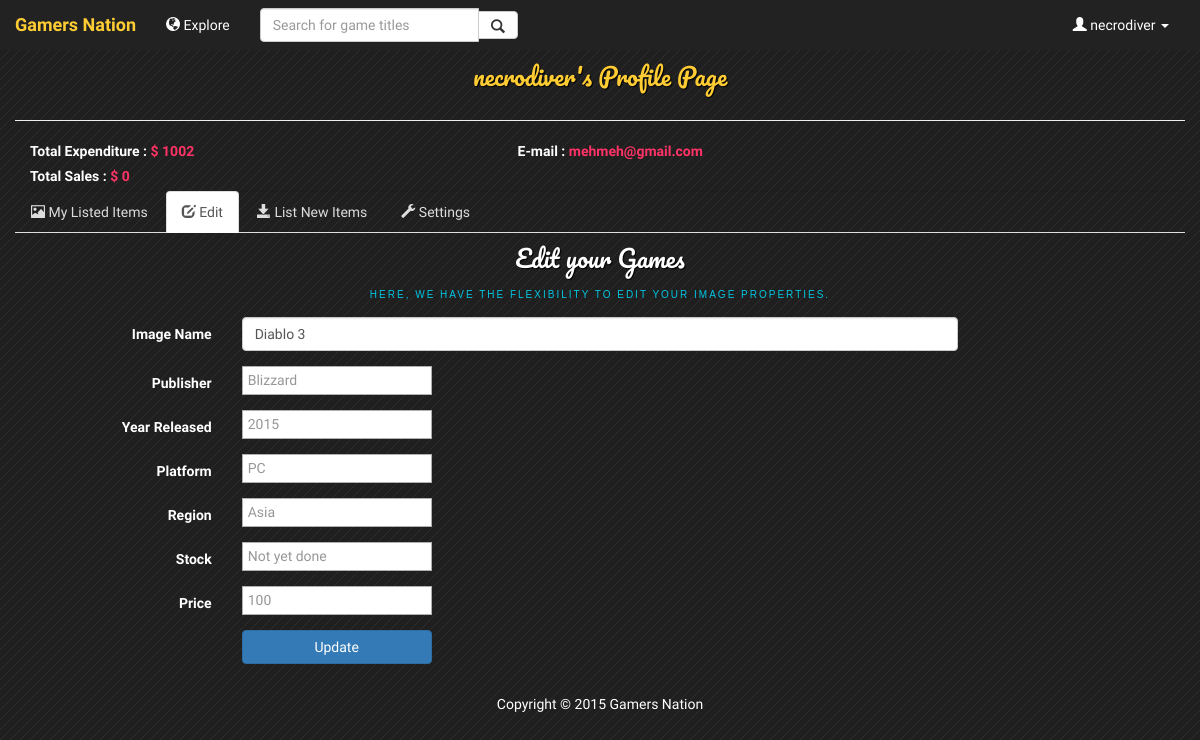
Page /imgedit.php?id=1 (signed in) on the committed database.
### tables this page shows
CREATE TABLE `user` (
  `UserID` varchar(255) NOT NULL,
  `Hashed_Password` varchar(255) DEFAULT NULL,
  `Email` varchar(255) DEFAULT NULL,
  `Salt` varchar(255) DEFAULT NULL
);

CREATE TABLE `supplier` (
  `UserID` varchar(255) NOT NULL DEFAULT '',
  `Total_Sales` float DEFAULT NULL
);

CREATE TABLE `buyer` (
  `UserID` varchar(255) NOT NULL DEFAULT '',
  `Total_Expenditure` float DEFAULT NULL
);

CREATE TABLE `game` (
  `GameID` int(11) NOT NULL,
  `Title` varchar(255) DEFAULT NULL,
  `Publisher` varchar(255) DEFAULT NULL,
  `Year_Released` int(11) DEFAULT NULL,
  `Platform` varchar(255) DEFAULT NULL,
  `Region` varchar(255) DEFAULT NULL,
  `Price` float DEFAULT NULL,
  `ImagePath` varchar(500) NOT NULL
);

### imgedit.php (the view, shortened to what this page needs)
<html>
    <head>
        <link href="css/bootstrap.min.css" rel="stylesheet">
        <link href="css/main.css" rel="stylesheet"/>
    </head>
    <?php include 'header.inc.php'; ?>
    <body>
        <?php
        $imgid = $_GET['id'];
        $imgname = $imgdesc = $imgtype = "";
        $sql = "SELECT * FROM game WHERE GameID = " . $imgid;
        if ($result = mysqli_query($connection, $sql))
		{
            while ($row = mysqli_fetch_assoc($result))
			{
                $imgname = $row['Title'];
				$imgPublisher = $row['Publisher'];
				$imgYearReleased = $row['Year_Released'];
				$imgPlatform = $row['Platform'];
				$imgRegion = $row['Region'];
				$imgPrice = $row['Price'];
            }
        }
        $imgnameErr = "";
        $imgnamevalid = $imgdescvalid = $imgtypevalid = true;
        ?>
        <div class="container-fluid">
            <?php include '/include/userdetail.inc.php'; ?>
            <?php include '/include/mainNav.inc.php'; ?>
        </div>
        <div class="container">
        <div class="content">
            <h1>Edit your Games
                <span>Here, We have the flexibility to edit your Image Properties.</span></h1>
            <form class="form-horizontal" id="Updateimage" role="form" method="post" action="<?php echo htmlspecialchars($_SERVER["PHP_SELF"]) . "?id=" . $imgid; ?>">
                <div class="form-group">
                    <label class="col-sm-2 control-label" for="imgname">Image Name</label>
                    <div class="col-sm-8">
                        <input class="form-control" type="text" id="imgname" name="imgname"
                               placeholder="<?php
                               if ($imgnameErr != "") {
                                   echo $imgnameErr;
                               }
                               ?>"
                               value="<?php
                               if ($imgnamevalid) {
                                   echo htmlspecialchars($imgname);
                               }
                               ?>">
                    </div>
                </div>
                <div class="form-group">
                    <label for="Publisher" class="col-sm-2 control-label">Publisher</label>
                    <div class="col-sm-8">
                        <input type="text" name="Publisher" id="Publisher" form="Updateimage" value="<?php echo ($imgPublisher );?>">
                    </div>
                </div>
				<div class="form-group">
                    <label for="YearReleased" class="col-sm-2 control-label">Year Released</label>
                    <div class="col-sm-8">
                        <input type="text" name="YearReleased" id="YearReleased" form="Updateimage" value="<?php echo ($imgYearReleased );?>">
                    </div>
                </div>
                <div class="form-group">
                    <label for="Platform" class="col-sm-2 control-label">Platform</label>
                    <div class="col-sm-8">
                        <input type="text" name="Platform" id="Platform" form="Updateimage" value="<?php echo ($imgPlatform );?>">
                    </div>
                </div>
				<div class="form-group">
                    <label for="Region" class="col-sm-2 control-label">Region</label>
                    <div class="col-sm-8">
                        <input type="text" name="Region" id="Region" form="Updateimage" value="<?php echo ($imgRegion );?>">
                    </div>
                </div>
                <div class="form-group">
                    <label for="Stock" class="col-sm-2 control-label">Stock</label>
                    <div class="col-sm-8">
                        <input type="text" name="Stock" id="Stock" form="Updateimage" value="Not yet done">
                    </div>
                </div>
 				<div class="form-group">
                    <label for="Price" class="col-sm-2 control-label">Price</label>
                    <div class="col-sm-8">
                        <input type="text" name="Price" id="Price" form="Updateimage" value="<?php echo ($imgPrice );?>">
                    </div>
                </div>
                <div class="form-group">
                    <div class="col-sm-offset-2 col-sm-8">
                        <input type="submit" value="Update" class="btn btn-primary"/>
                    </div>
                </div>
            </form>
        </div>
            </div>
    </body>
    <?php include 'footer.inc.php'; ?>
</html>

### include/userdetail.inc.php (shortened to what this page needs)
<?php
$username = $_SESSION['username'];
$email = "";
$sql = "SELECT * FROM user U, supplier S, buyer B
			WHERE U.UserID = S.UserID
			AND U.UserID = B.UserID
			AND U.UserID=\"" . $username . "\"";
if ($result = mysqli_query($connection, $sql))
{
    while ($row = mysqli_fetch_assoc($result))
	{
        $email = $row['Email'];
		$totalSales = $row['Total_Sales'];
		$totalExpenditure = $row['Total_Expenditure'];
    }
}
?>
<div class="page-header" style="margin-top: 4em;">
    <h1 style="color: #ffcc33;"><?php echo $username ?>'s Profile Page</h1>
</div>
<?php
if ((!empty($name)) || (!empty($email)) || (!empty($webpage)) || (!empty($about))) {
    ?>
    <div class = "panel-transparent">
        <div class = "panel-body">
            <ul class = "list-unstyled">
                <?php
                if (!empty($email))
				{
                    ?>
                    <li>
                        <label class="col-xs-6 col-md-5">Total Expenditure : <strong style="color: #ff3366;"><?php echo " \$  ".$totalSales ?></strong></label>
                    </li>
                    <li>
                        <label class="col-xs-6 col-md-5">E-mail : <strong style="color: #ff3366;"><?php echo $email ?></strong></label>
                    </li>
                    <li>
                        <label class="col-xs-6 col-md-5">Total Sales : <strong style="color: #ff3366;"><?php echo " \$  ".$totalExpenditure ?></strong></label>
                    </li>
                    <?php
                }
                ?>
            </ul>
            <br>
        </div>
    </div>
    <?php
}
?>

### css/main.css (style rules this page uses)
body { background:#1F1F1F url(../images/pattern.png) repeat top left; color:#fff; font-family: 'PT Sans Narrow', Arial, sans-serif; font-size:14px; }
h1 { margin:5px; font-size:24px; text-align:center; color:#fff; font-family:"Pacifico", Georgia, "Times New Roman", serif; text-shadow:1px 1px 1px #000; padding-bottom:10px; line-height:40px; }
h1 span { font-size:10px; display:block; letter-spacing:2px; font-family: 'Trebuchet MS', 'Myriad Pro', Arial, sans-serif; color:#00c6e3; line-height:14px; padding-top:10px; text-shadow:none; text-transform:uppercase; }
.content { margin:0px 25px 30px 25px; }
.panel-transparent { background: none; -webkit-box-shadow: 0 1px 1px rgba(0, 0, 0, .05); box-shadow: 0 1px 1px rgba(0, 0, 0, .05); }
.panel-body { padding: 0; }

### rows in the picture
user: supplier.Total_Sales "1002", Email "mehmeh@gmail.com", buyer.Total_Expenditure "0"
game: imgname "Diablo 3", Publisher "Blizzard", YearReleased "2015", Platform "PC", Region "Asia", Price "100"

### other values in the picture
$_SESSION['username'] "necrodiver"
$username "necrodiver"
